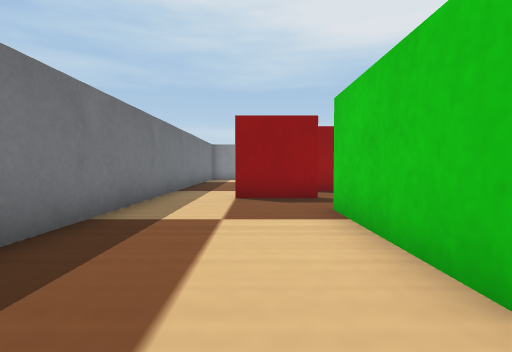
View 1 (above)

20 first-person views from a walk through a Webots world. The camera is 0.04 m above the floor, tilts 2° down and sees 80° across. The floor is counted in squares, 0.05 m on a side. Each view is taken from the middle of a square. On the plan, view 1 faces up. The plan holds only what a view shows up to about 10 squares ahead; the rest is blank. Robots are left out. Webots' stock objects and surfaces are drawn as simple stand-ins.

View 2
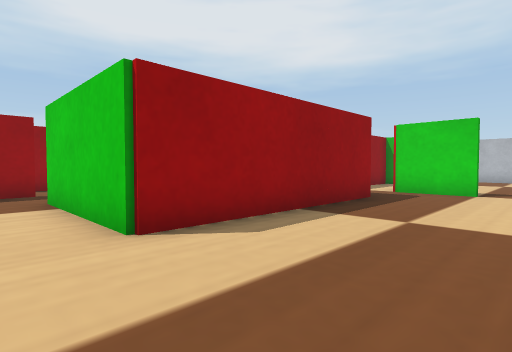

View 3
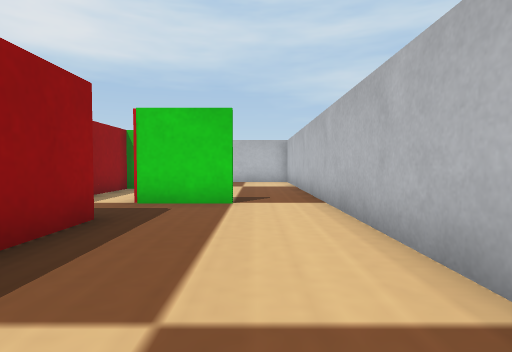

View 4
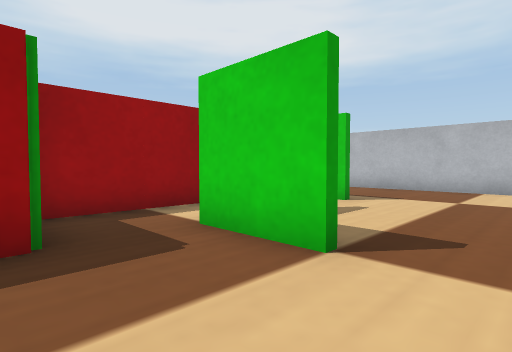

View 5
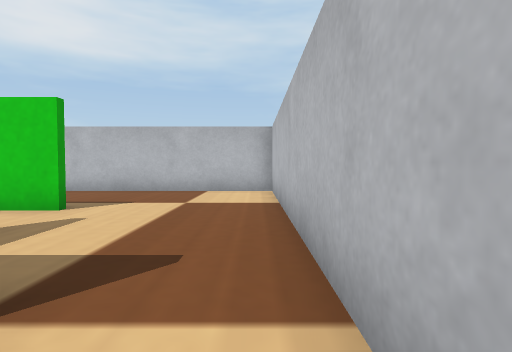

View 6
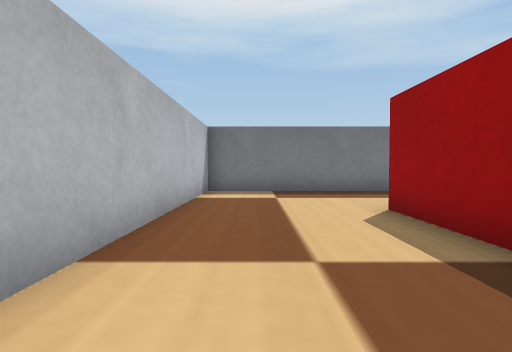

View 7
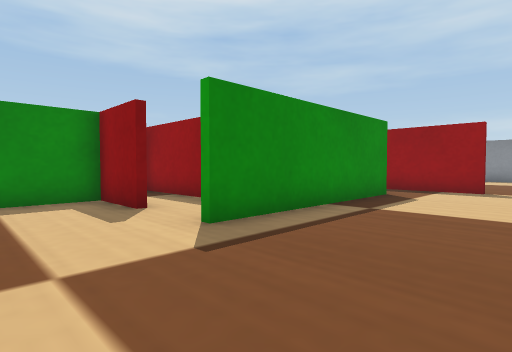

View 8
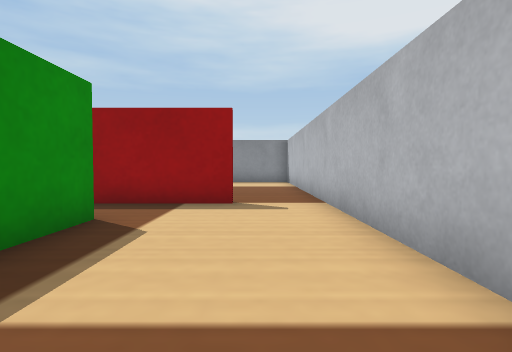

View 9
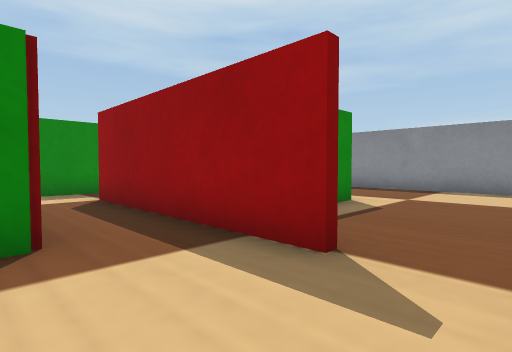

View 10
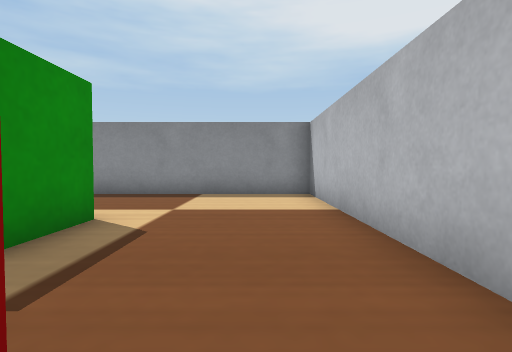

View 11
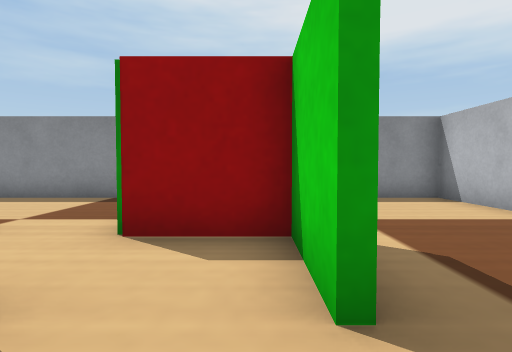

View 12
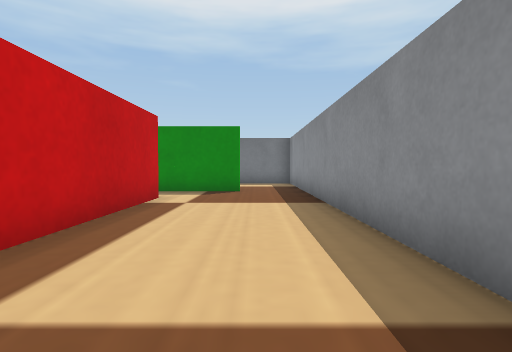

View 13
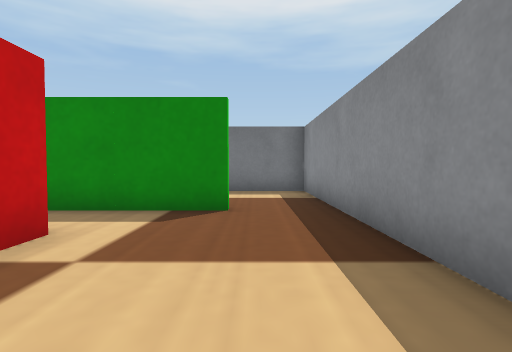

View 14
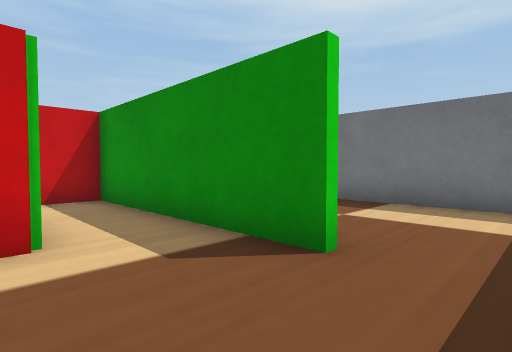

View 15
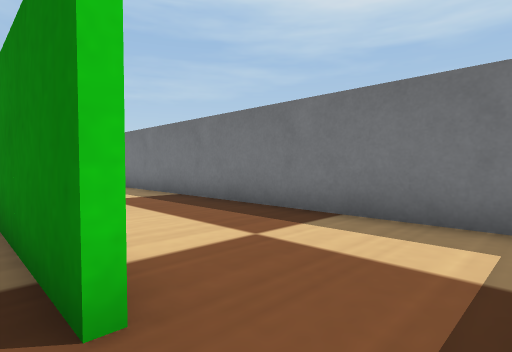

View 16
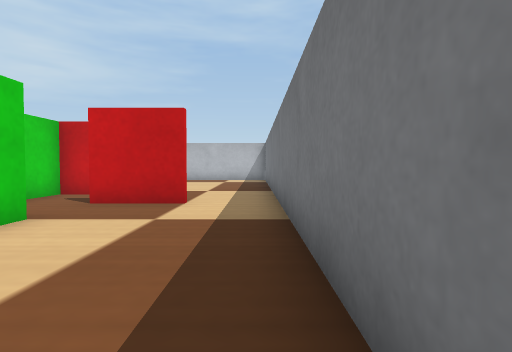

View 17
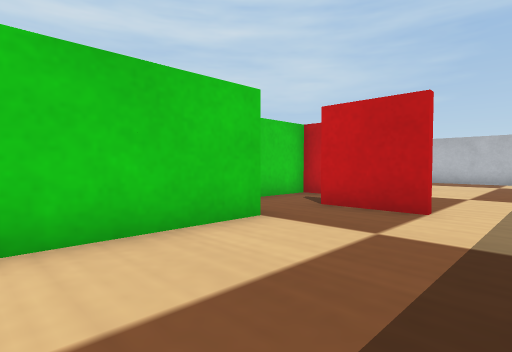

View 18
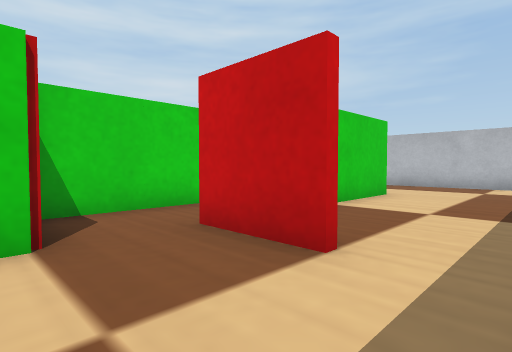

View 19
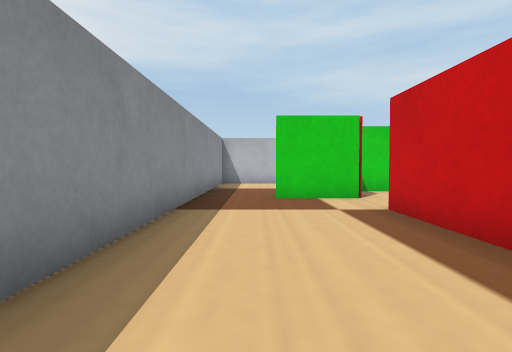

View 20
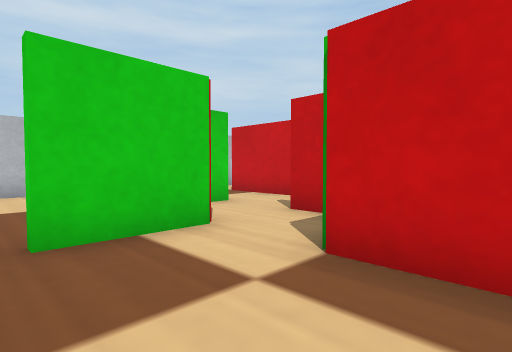

### Floor plan
Points are (right, up) in squares from view 1. A wall is a line through its corners. A room is listed if a view was taken in it or the views show most of it. See-through windows are left out.
Room 1 (views 1, 2, 3, 4, 5, 6, 7, 8, 9, 10, 11, 12, 13, 14, 15, 16, 17, 18, 19, 20)
walls: (7.6, 10.1) (7.6, 8.5); (2.5, 9.4) (1.8, 9.4); (2.5, 5.6) (3.4, 5.6) (3.4, 9.1); (10.8, 11.6) (11.5, 11.6); (1.6, 7.4) (-0.5, 7.4); (7.4, 13.6) (9.6, 13.6); (1.4, 9.4) (1.4, 12.8); (13, 9.6) (15.5, 9.6); (13.6, 7.6) (13.6, 1.5); (7.6, 1.4) (1.4, 1.4) (1.4, 5.5); (3.4, 13.6) (5.6, 13.6); (13.4, 11.4) (13.4, 13.4) (11.4, 13.4) (11.4, 15.5); (13, 3.4) (7.6, 3.4); (-0.6, 7.6) (1.5, 7.6); (11.6, 1.4) (9.6, 1.4) (9.6, -0.4); (13.6, 13.5) (13.6, 11.9); (15.6, 9.4) (9.5, 9.4); (9.4, -0.6) (9.4, 1.6); (13.4, 1.4) (13.4, 2.6); (1.6, 15.6) (1.6, 9.6) (2.8, 9.6); (-2.5, 17.5) (-2.5, -2.5) (17.5, -2.5) (17.5, 17.5) (-2.5, 17.5)

Where each view was taken, in squares from view 1:
view 1: 0 up, 0 right, facing up
view 2: 2 down, 0 right, facing up-right
view 3: 1 down, 3 right, facing right
view 4: 2 down, 7 right, facing up-right
view 5: 2 down, 8 right, facing right
view 6: 1 down, 7 right, facing left
view 7: 1 down, 17 right, facing up-left
view 8: 3 up, 16 right, facing up
view 9: 7 up, 17 right, facing up-left
view 10: 9 up, 16 right, facing up
view 11: 10 up, 13 right, facing up
view 12: 16 up, 11 right, facing left
view 13: 16 up, 7 right, facing left
view 14: 17 up, 4 right, facing down-left
view 15: 17 up, 2 right, facing down-left
view 16: 14 up, 2 left, facing down
view 17: 13 up, 2 left, facing down-right
view 18: 10 up, 2 left, facing down-right
view 19: 16 up, 4 right, facing right
view 20: 16 up, 8 right, facing down-right
